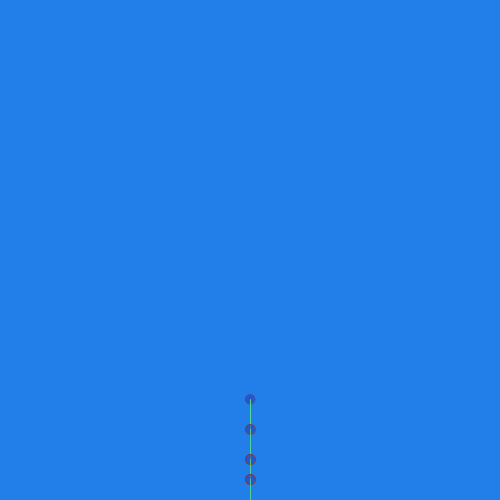
Frame 1 (no input)
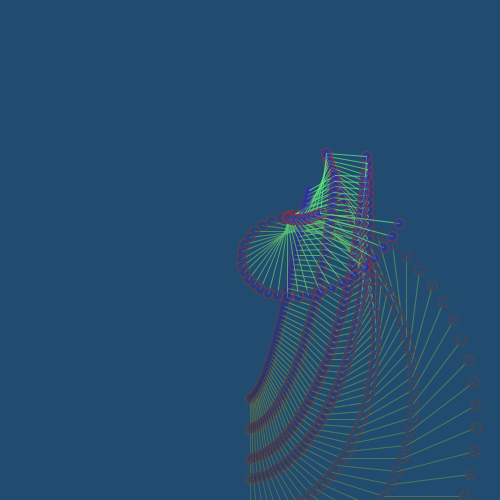
Frame 60 (the mouse pressed at the canvas centre just before this capture)
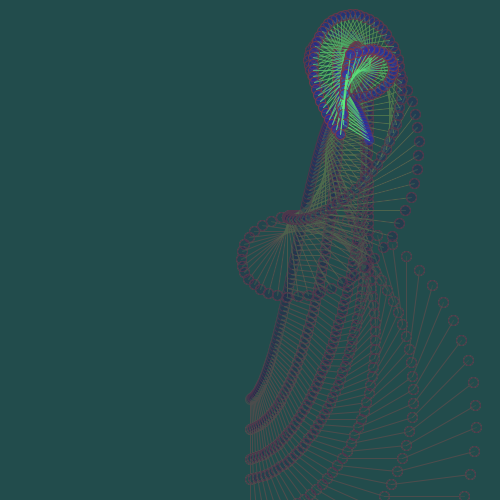
Frame 120 (the mouse held since frame 60 and released just before this capture)

The Processing sketch that drew these frames (run headless with seeded random() and noise(); from frame 60 on, the mouse is pressed at the canvas centre):

// Processing sketch: processing_70933
// ── processing_70933.pde

float cx, y;
float cy;

float cx2;
float cy2;

float ang = 0;

int count = 0;

//-------------------------
void setup() {
  size(500, 500);
  background(34, 129, 238);

  cx = width/2;
  y = height/2;
}

//-------------------------
void draw() {

  fill(34, 29, 58, 5);
  noStroke();
  rect(0, 0, width, height);
  
  cy = 150 * sin(cx/(10*PI)) + y;

  fill(34, 45, 182, 125);
  stroke(125, 56, 71, 90);
  ellipse(cx, cy, 10, 10);

  cx2 = 30*sin(ang) + cx;
  cy2 = 30*cos(ang) + cy;

  stroke(94, 238, 125, 210);
  line(cx, cy, cx2, cy2);
  
  
  fill(34, 45, 182, 125);
  stroke(125, 56, 71, 190);
  ellipse(cx2, cy2, 10, 10);
  
  rodea(cx2, cy2, 30, ang);
  count = 0;
  ang += PI/90;
  
  cx++;
  cx %= width;
}

void rodea(float x, float y, float amp, float a){
  float xn, yn;

  count++;
  
  xn = amp*sin(a*count*0.75) + x;
  yn = amp*cos(a*count*0.75) + y;

  stroke(94, 238, 125, 190);
  line(x, y, xn, yn);
  
  
  fill(34, 45, 182, 125);
  stroke(125, 56, 71, 250);
  ellipse(xn, yn, 10, 10);
  

  
  if(count < 5){
    rodea(xn, yn, 20*count, a);
  }

}
